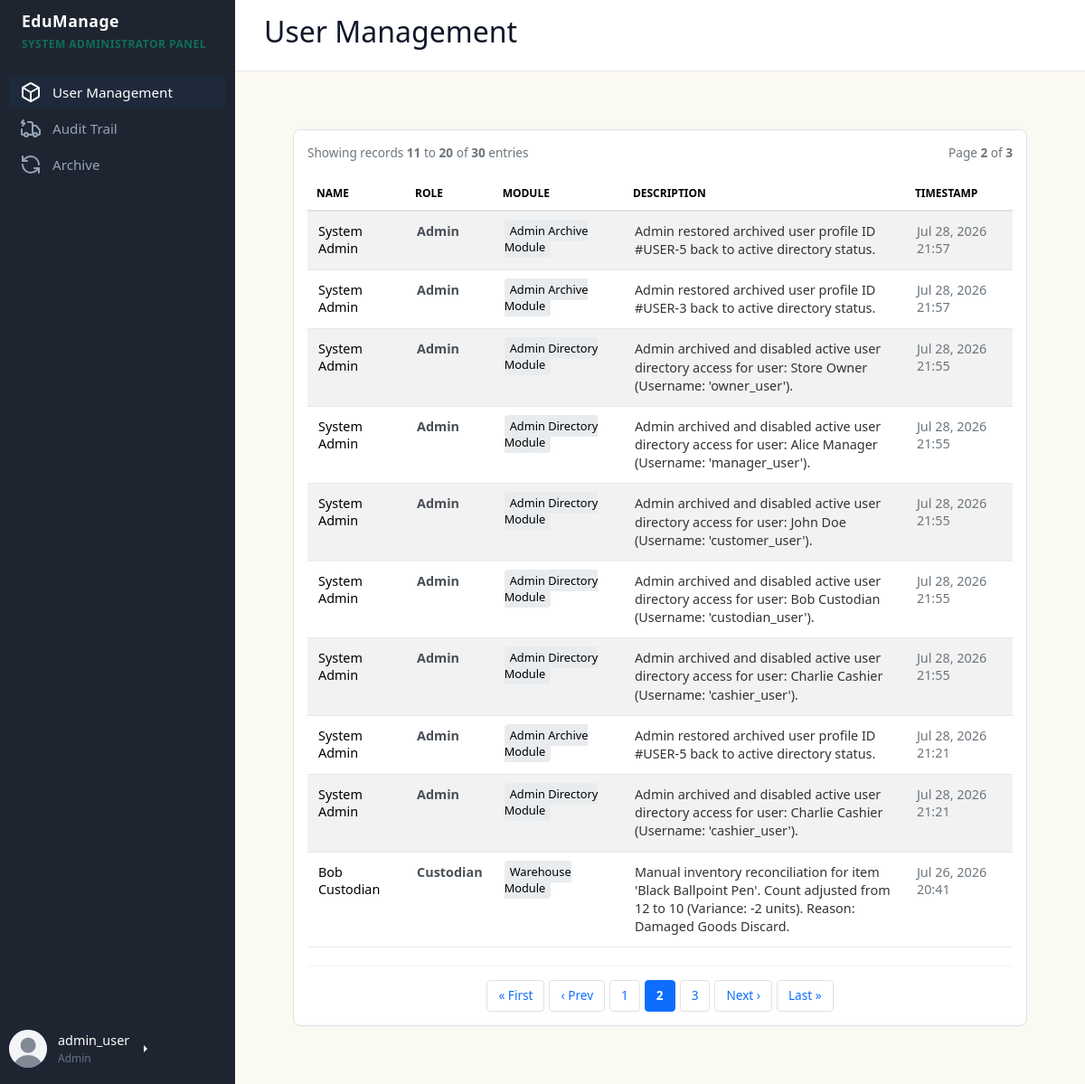
Screenshot of /dashboards/admin/admin_dashboard.php?page=audit-trail&log_page=2 (signed in) with the database file from the repository.
### tables this page shows
CREATE TABLE `users` (
  `user_id` int(11) NOT NULL,
  `first_name` varchar(50) NOT NULL,
  `last_name` varchar(50) NOT NULL,
  `profile_picture` varchar(255) DEFAULT 'default.jpg',
  `email` varchar(100) NOT NULL,
  `username` varchar(50) NOT NULL,
  `password_hash` varchar(255) NOT NULL,
  `role` varchar(20) NOT NULL,
  `is_archived` tinyint(1) NOT NULL DEFAULT 0,
  `created_at` datetime DEFAULT current_timestamp()
);

CREATE TABLE `audit_logs` (
  `log_id` int(11) NOT NULL,
  `user_id` int(11) NOT NULL,
  `action` varchar(100) NOT NULL,
  `module` varchar(50) NOT NULL,
  `description` text NOT NULL,
  `created_at` datetime DEFAULT current_timestamp()
);

### dashboards/admin/modules/audit-trail.php (the view, shortened to what this page needs)
<?php
require_once '../../config/db.php';
$records_per_page = 10;
$current_page = isset($_GET['log_page']) ? intval($_GET['log_page']) : 1;
$offset = ($current_page - 1) * $records_per_page;
$count_query = "SELECT COUNT(*) as total FROM audit_logs";
$count_result = $conn->query($count_query);
$total_rows = $count_result->fetch_assoc()['total'] ?? 0;
$total_pages = ceil($total_rows / $records_per_page);
$log_query = "
    SELECT a.log_id, u.first_name, u.last_name, u.role, a.action, a.module, a.description, a.created_at
    FROM audit_logs a
    LEFT JOIN users u ON a.user_id = u.user_id
    ORDER BY a.created_at DESC
    LIMIT ? OFFSET ?
";
$stmt = $conn->prepare($log_query);
$stmt->bind_param("ii", $records_per_page, $offset);
$stmt->execute();
$logs_result = $stmt->get_result();
$current_params = $_GET;
unset($current_params['log_page']);
$query_string = http_build_query($current_params);
$base_url = "admin_dashboard.php?" . ($query_string ? $query_string . "&" : "");
?>
<div class="table-container" style="background: white; padding: 15px; border-radius: 8px; border: 1px solid #e0e0e0;">
    <div style="display: flex; justify-content: space-between; align-items: center; margin-bottom: 15px; font-size: 0.85rem; color: #6c757d;">
        <span>Showing records <strong><?= min($offset + 1, $total_rows) ?></strong> to <strong><?= min($offset + $records_per_page, $total_rows) ?></strong> of <strong><?= $total_rows ?></strong> entries</span>
        <span>Page <strong><?= $current_page ?></strong> of <strong><?= $total_pages ?: 1 ?></strong></span>
    </div>
    <table class="table table-striped" style="width: 100%; border-collapse: collapse; font-size: 0.9rem; text-align: left;">
        <thead>
            <tr style="background: #f8f9fa; border-bottom: 2px solid #dee2e6;">
                <th style="padding: 10px;">Name</th>
                <th style="padding: 10px;">Role</th>
                <th style="padding: 10px;">Module</th>
                <th style="padding: 10px;">Description</th>
                <th style="padding: 10px;">Timestamp</th>
            </tr>
        </thead>
        <tbody>
            <?php if ($logs_result->num_rows === 0): ?>
                <tr>
                    <td colspan="5" style="padding: 20px; text-align: center; color: #868e96;">No audit records found inside system storage index.</td>
                </tr>
            <?php else: ?>
                <?php while ($log = $logs_result->fetch_assoc()): ?>
                    <tr style="border-bottom: 1px solid #e9ecef; transition: background 0.1s;" onmouseover="this.style.background='#f8f9fa'" onmouseout="this.style.background='transparent'">
                        <td style="padding: 12px;"><?= htmlspecialchars($log['first_name'] . " " . $log['last_name']) ?: '<em style="color:#bbb;">System Automatons</em>' ?></td>
                        <td style="padding: 12px; font-weight: bold; color: #495057;"><?= htmlspecialchars($log['role'] ?: 'System Engine') ?></td>
                        <td style="padding: 12px;"><span style="background: #e9ecef; padding: 3px 6px; border-radius: 4px; font-size: 0.8rem;"><?= htmlspecialchars($log['module']) ?></span></td>
                        <td style="padding: 12px; width: 40%; color: #333; line-height: 1.4;"><?= htmlspecialchars($log['description']) ?></td>
                        <td style="padding: 12px; color: #6c757d;"><?= date('M d, Y H:i', strtotime($log['created_at'])) ?></td>
                    </tr>
                <?php endwhile; ?>
            <?php endif; ?>
        </tbody>
    </table>
    <?php if ($total_pages > 1): ?>
        <div class="pagination-pad" style="display: flex; justify-content: center; align-items: center; gap: 5px; margin-top: 20px; padding-top: 15px; border-top: 1px solid #f1f3f5;">
            <a href="<?= $base_url ?>log_page=1" style="padding: 6px 12px; border: 1px solid #dee2e6; border-radius: 4px; text-decoration: none; color: #0d6efd; font-size: 0.85rem; <?= $current_page == 1 ? 'pointer-events: none; color: #dee2e6;' : '' ?>">« First</a>
            <a href="<?= $base_url ?>log_page=<?= $current_page - 1 ?>" style="padding: 6px 12px; border: 1px solid #dee2e6; border-radius: 4px; text-decoration: none; color: #0d6efd; font-size: 0.85rem; <?= $current_page == 1 ? 'pointer-events: none; color: #dee2e6;' : '' ?>">‹ Prev</a>
            <?php
            $start_pad = max(1, $current_page - 2);
            $end_pad = min($total_pages, $current_page + 2);
            for ($i = $start_pad; $i <= $end_pad; $i++):
                $is_active = ($i === $current_page);
                $bg_color = $is_active ? '#0d6efd' : 'transparent';
                $text_color = $is_active ? '#fff' : '#0d6efd';
                $border_color = $is_active ? '#0d6efd' : '#dee2e6';
            ?>
                <a href="<?= $base_url ?>log_page=<?= $i ?>" style="padding: 6px 12px; border: 1px solid <?= $border_color ?>; background: <?= $bg_color ?>; color: <?= $text_color ?>; border-radius: 4px; text-decoration: none; font-size: 0.85rem; font-weight: <?= $is_active ? 'bold' : 'normal' ?>;">
                    <?= $i ?>
                </a>
            <?php endfor; ?>
            <a href="<?= $base_url ?>log_page=<?= $current_page + 1 ?>" style="padding: 6px 12px; border: 1px solid #dee2e6; border-radius: 4px; text-decoration: none; color: #0d6efd; font-size: 0.85rem; <?= $current_page >= $total_pages ? 'pointer-events: none; color: #dee2e6;' : '' ?>">Next ›</a>
            <a href="<?= $base_url ?>log_page=<?= $total_pages ?>" style="padding: 6px 12px; border: 1px solid #dee2e6; border-radius: 4px; text-decoration: none; color: #0d6efd; font-size: 0.85rem; <?= $current_page >= $total_pages ? 'pointer-events: none; color: #dee2e6;' : '' ?>">Last »</a>
        </div>
    <?php endif; ?>
</div>

### dashboards/admin/adminsidebar.php (shortened to what this page needs)
<aside>
    <div class="brand">
        EduManage
        <span>System Administrator Panel</span>
    </div>
    <ul class="menu">
        <li class="menu-item active">
            <a href="admin_dashboard.php?page=users"><?php include("../../icons/box-icon.html") ?> <span>User Management</span></a>
        </li>
        <li class="menu-item">
            <a href="admin_dashboard.php?page=audit-trail"><?php include("../../icons/truck-icon.html") ?> <span>Audit Trail</span></a>
        </li>
        <li class="menu-item">
            <a href="admin_dashboard.php?page=archive"><?php include("../../icons/cycle-icon.html") ?> <span>Archive</span></a>
        </li>
    </ul>
    <div class="btn-group dropend mb-2">
        <a role="button" class="user-profile dropdown-toggle text-white text-decoration-none" data-bs-toggle="dropdown" aria-expanded="false">
            <div class="avatar">
                <?php if (!empty($user['profile_picture'])): ?>
                    <img
                        src="../../uploads/profile_pictures/<?= htmlspecialchars($user['profile_picture']) ?>"
                        alt="Profile Picture">
                <?php else: ?>
                    <?= strtoupper(substr($user['username'], 0, 2)) ?>
                <?php endif; ?>
            </div>
            <div class="user-info" style="text-align: left;">
                <span style="font-size: 0.9rem;">
                    <?= htmlspecialchars($user['username']) ?>
                </span>
                <span style="font-size: 0.75rem; color: var(--text-muted);">
                    <?= htmlspecialchars($user['role']) ?>
                </span>
            </div>
        </a>
    </div>
</aside>

### css/style.css (style rules this page uses)
* { box-sizing: border-box; margin: 0; padding: 0; font-family: "Segoe UI", system-ui, sans-serif; }
body { background-color: var(--bg-main); color: var(--text-dark); display: flex; height: 100vh; overflow: hidden; }
aside { width: 260px; background-color: var(--bg-sidebar); color: #ffffff; display: flex; flex-direction: column; flex-shrink: 0; }
.brand { padding-inline: 24px; padding-block: 10px; font-size: 1.1rem; font-weight: bold; border-bottom: 1px solid var(--sidebar-active); letter-spacing: 0.5px; }
.brand span { color: var(--primary); display: block; font-size: 0.75rem; text-transform: uppercase; margin-top: 4px; }
.menu { list-style: none; padding: 15px 10px; display: flex; flex-direction: column; gap: 4px; flex-grow: 1; }
.menu-item a { display: flex; align-items: center; gap: 12px; color: #94a3b8; text-decoration: none; padding: 6px; padding-left: 12px; border-radius: 4px; font-size: 0.95rem; transition: all 0.2s; }
.menu-item.active a, .menu-item a:hover { background-color: var(--sidebar-active); color: #ffffff; }
.user-profile { display: flex; align-items: center; gap: 12px; padding-left: 10px; margin-bottom: 10px; }
.user-info { display: flex; flex-direction: column; gap: 1px; }
.avatar { width: 36px; height: 36px; background-color: var(--primary); color: #ffffff; border-radius: 50%; display: flex; align-items: center; justify-content: center; font-weight: bold; font-size: 0.9rem; }
.btn-group { display: flex; gap: 12px; }
.table-container { background: #ffffff; border: 1px solid var(--border); border-radius: 12px; overflow: hidden; }
table { width: 100%; border-collapse: collapse; text-align: left; }
th { background-color: #f8fafc; color: var(--text-muted); font-size: 0.75rem; text-transform: uppercase; font-weight: 700; padding: 14px 24px; border-bottom: 1px solid var(--border); }
td { padding: 16px 24px; border-bottom: 1px solid var(--border); font-size: 0.9rem; }
tr:last-child td { border-bottom: none; }
.avatar { width: 42px; height: 42px; border-radius: 50%; overflow: hidden; display: flex; align-items: center; justify-content: center; background: #6c63ff; color: white; font-weight: 600; }
.avatar img { width: 100%; height: 100%; object-fit: cover; }

### dashboards/admin/admin_dashboard.php (style rules this page uses)
.avatar { width: 42px; height: 42px; min-width: 42px; min-height: 42px; border-radius: 50%; overflow: hidden; display: flex; align-items: center; justify-content: center; font-weight: 600; }
.avatar img { width: 100%; height: 100%; object-fit: cover; display: block; }

### rows the page displays
users: profile_picture (placeholder picture), username "admin_user", role "Admin"
audit_logs: user.last_name "System Admin", user.role "Admin", module "Admin Archive Module", description "Admin restored archived user profile ID #USER-5 back to active directory status.", created_at "Jul 28, 2026 21:57"
audit_logs: user.last_name "System Admin", user.role "Admin", module "Admin Archive Module", description "Admin restored archived user profile ID #USER-3 back to active directory status.", created_at "Jul 28, 2026 21:57"
audit_logs: user.last_name "System Admin", user.role "Admin", module "Admin Directory Module", description "Admin archived and disabled active user directory access for user: Store Owner (Username: 'owner_user').", created_at "Jul 28, 2026 21:55"
audit_logs: user.last_name "System Admin", user.role "Admin", module "Admin Directory Module", description "Admin archived and disabled active user directory access for user: Alice Manager (Username: 'manager_user').", created_at "Jul 28, 2026 21:55"
audit_logs: user.last_name "System Admin", user.role "Admin", module "Admin Directory Module", description "Admin archived and disabled active user directory access for user: John Doe (Username: 'customer_user').", created_at "Jul 28, 2026 21:55"
audit_logs: user.last_name "System Admin", user.role "Admin", module "Admin Directory Module", description "Admin archived and disabled active user directory access for user: Bob Custodian (Username: 'custodian_user').", created_at "Jul 28, 2026 21:55"
audit_logs: user.last_name "System Admin", user.role "Admin", module "Admin Directory Module", description "Admin archived and disabled active user directory access for user: Charlie Cashier (Username: 'cashier_user').", created_at "Jul 28, 2026 21:55"
audit_logs: user.last_name "System Admin", user.role "Admin", module "Admin Archive Module", description "Admin restored archived user profile ID #USER-5 back to active directory status.", created_at "Jul 28, 2026 21:21"
audit_logs: user.last_name "System Admin", user.role "Admin", module "Admin Directory Module", description "Admin archived and disabled active user directory access for user: Charlie Cashier (Username: 'cashier_user').", created_at "Jul 28, 2026 21:21"
audit_logs: user.last_name "Bob Custodian", user.role "Custodian", module "Warehouse Module", description "Manual inventory reconciliation for item 'Black Ballpoint Pen'. Count adjusted from 12 to 10 (Variance: -2 units). Reason: Damaged Goods Discard.", created_at "Jul 26, 2026 20:41"

### other values shown
min($offset + 1, $total_rows) "11"
min($offset + $records_per_page, $total_rows) "20"
$total_rows "30"
$current_page "2"
$total_pages ?: 1 "3"
